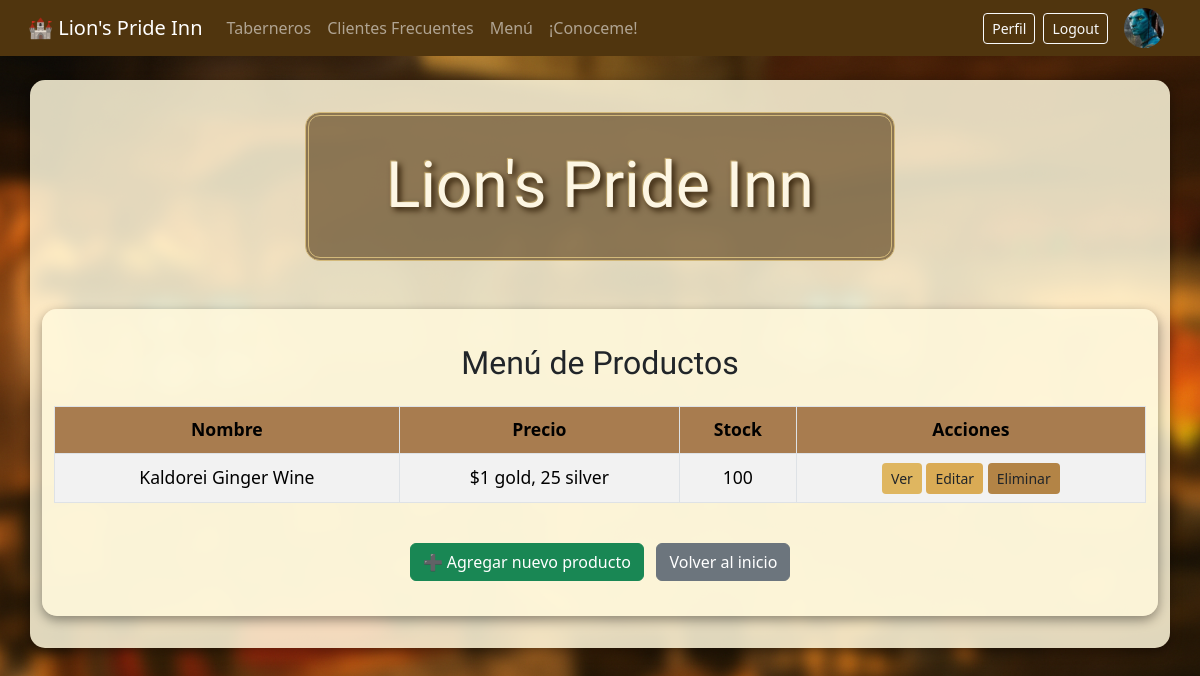
Page /productos/ (signed in) on the committed database.
### Taberna/models.py (models this page shows, shortened)
class Producto(models.Model):
    nombre = models.CharField(max_length=100)
    precio = models.CharField(max_length=100)
    stock = models.IntegerField()

### Taberna/views.py (the view)
# urls.py: path('productos/', views.ProductoListView.as_view(), name='productos'),
class ProductoListView(ListView):
    model = Producto
    template_name = 'Taberna/productos.html'
    context_object_name = 'productos'
    def get_queryset(self):
        queryset = super().get_queryset()
        busqueda = self.request.GET.get('busqueda', None)
        if busqueda:
            queryset = queryset.filter(nombre__icontains=busqueda)
        return queryset

### Taberna/templates/Taberna/productos.html
{% extends "Taberna/base.html" %}
{% block content %}
<div class="container mt-5">
    <h2 class="mb-4">Menú de Productos</h2>
    <div class="table-responsive">
      <table class="table table-bordered table-striped table-hover align-middle">
        <thead class="bg-listas text-white">
          <tr>
            <th>Nombre</th>
            <th>Precio</th>
            <th>Stock</th>
            <th>Acciones</th>
          </tr>
        </thead>
        <tbody>
          {% for producto in productos %}
            <tr>
              <td>{{ producto.nombre }}</td>
              <td>${{ producto.precio }}</td>
              <td>{{ producto.stock }}</td>
              <td>
                <a href="{% url 'Taberna:detalle_productos' producto.id %}" class="btn btn-sm btn-informacion">Ver</a>
                {% if user.is_authenticated %}
                  <a href="{% url 'Taberna:actualizar_producto' producto.id %}" class="btn btn-sm btn-alerta">Editar</a>
                  <a href="{% url 'Taberna:producto_confirm_delete' producto.id %}" class="btn btn-sm btn-peligro">Eliminar</a>
                {% endif %}
              </td>
            </tr>
          {% empty %}
            <tr>
              <td colspan="4" class="text-center">No hay productos disponibles.</td>
            </tr>
          {% endfor %}
        </tbody>
      </table>
    </div>
    <div class="text-center mt-4">
      <a href="{% url 'Taberna:crear_producto' %}" class="btn btn-success me-2">
        ➕ Agregar nuevo producto
      </a>
      <a href="{% url 'Taberna:home' %}" class="btn btn-secondary">Volver al inicio</a>
    </div>
</div>
{% endblock %}

### Taberna/static/Taberna/style.css (style rules this page uses)
body { font-family: 'IM Fell English', serif; margin: 0; padding: 0; background-image: url("../media/lions_pride_inn.png"); background-size: cover; background-position: center; background-repeat: no-repeat; height: 100vh; }
.container { background-color: rgba(255, 248, 220, 0.85); border-radius: 15px; padding: 2em; box-shadow: 0 4px 12px rgba(0,0,0,0.4); }
h2, h3, h4 { font-family: 'Cinzel', serif; color: #4e3311; }
header h1, h2, h3, h4 { font-family: 'Uncial Antiqua', cursive; }
.table thead.bg-listas th { background-color: #a87c4f !important; color: #000 !important; }
.btn-informacion { background-color: #dfb660 !important; color: #a57b20; }
.btn-alerta { background-color: #daab55 !important; color: #3e2f1c; }
.btn-peligro { background-color: #b38446 !important; color: #fdf6e3; }

### rows in the picture
Producto: nombre "Kaldorei Ginger Wine", precio "1 gold, 25 silver", stock "100"
